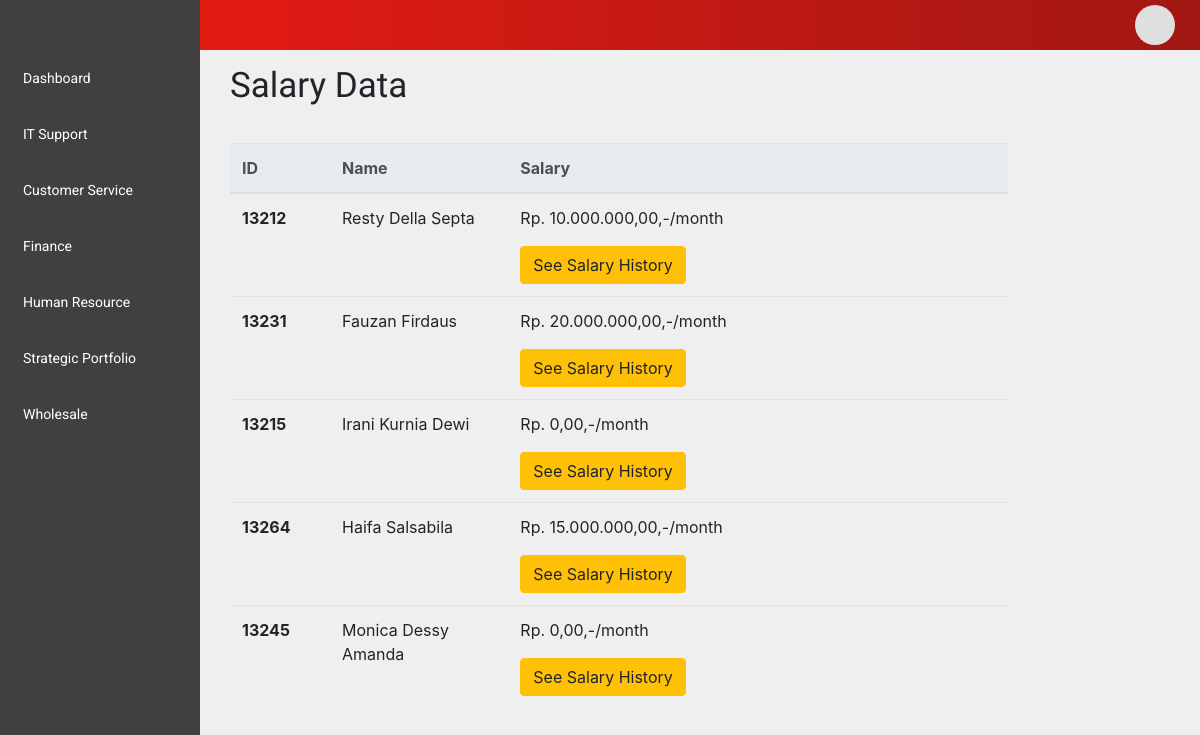
Screenshot of /index.php/data_gaji with the database file from the repository.
### tables this page shows
CREATE TABLE `pegawai` (
  `idpegawai` int(11) NOT NULL,
  `namapegawai` varchar(50) NOT NULL,
  `genderpegawai` varchar(6) NOT NULL,
  `emailpegawai` varchar(50) NOT NULL,
  `statuspegawai` varchar(50) NOT NULL,
  `gajipegawai` int(11) DEFAULT NULL
);

### application/controllers/Data_gaji.php (called while the page is built, shortened)
<?php
class Data_gaji extends CI_Controller {
	public function index()
	{
		$this->load->view('salary');
	}
}

### index.php (called while the page is built, shortened)
<?php
require_once BASEPATH.'core/CodeIgniter.php';

### application/views/salary.php (the view, shortened to what this page needs)
<?php
  $db = mysqli_connect(DB_SERVER,DB_USERNAME,DB_PASSWORD,DB_DATABASE);
?>
<!DOCTYPE html>
<html lang="en" dir="ltr">
  <head>
  </head>
  <body>
    <div class="container-fluid p-0">
      <div class="row equal no-gutters">
        <div class="col-12 col-sm-8 col-md-9 col-xl-10 wrapper">
          <div class="col-12 wrapper-container">
            <div class="main-wrapper">
              <div class="container">
                <div class="page-header">
                  <div class="page-title">
                    Salary Data
                  </div>
                </div>
                <div class="row">
                  <?php
                    $sql = mysqli_query($db,"SELECT * FROM pegawai WHERE statuspegawai <>'On enrollment' ");
                    $datas = array();
                    while($data=mysqli_fetch_array($sql)){
                      $datas[] = $data;
                    }
                  ?>
                  <div class="col-10">
                    <table id="tabelPegawai" class="table">
                      <thead class="thead-light">
                        <tr>
                          <th> ID</th>
                          <th> Name</th>
                          <th> Salary</th>
                        </tr>
                      </thead>
                      <tbody>
                        <?php
                        foreach ($datas as $data) : ?>
                        <tr>
                          <td width="100"> <b> <?php echo $data['idpegawai'] ?> </b> </td>
                          <td><?php echo $data['namapegawai'] ?></td>
                          <td width="500"> <p> <?php $duid = "Rp. " . number_format($data['gajipegawai'],2,',','.'); echo $duid; ?>,-/month </p> <button data-toggle="modal" data-target="#history<?php echo $data['idpegawai'] ?>" class="btn btn-warning" style="margin-left: 0px"> See Salary History </button></td>
                        </tr>
                        <?php
                          endforeach;
                        ?>
                      </tbody>
                    </table>
                </div>
              </div>
            </div>
          </div>
        </div>
      </div>
    </div>
  </body>
</html>

### css/base_styles.css (style rules this page uses)
body { background-color: #efefef; }
.main-wrapper { padding-top: 10px; padding-bottom: 10px; }
.main-wrapper .page-header { margin-bottom: 30px; }
.main-wrapper .page-header .page-title { font-family: "Quicksand", sans-serif; font-size: 35px; }

### rows the page displays
pegawai: idpegawai "13212", namapegawai "Resty Della Septa", gajipegawai "Rp. 10.000.000,00"
pegawai: idpegawai "13231", namapegawai "Fauzan Firdaus", gajipegawai "Rp. 20.000.000,00"
pegawai: idpegawai "13215", namapegawai "Irani Kurnia Dewi", gajipegawai "Rp. 0,00"
pegawai: idpegawai "13264", namapegawai "Haifa Salsabila", gajipegawai "Rp. 15.000.000,00"
pegawai: idpegawai "13245", namapegawai "Monica Dessy Amanda", gajipegawai "Rp. 0,00"
